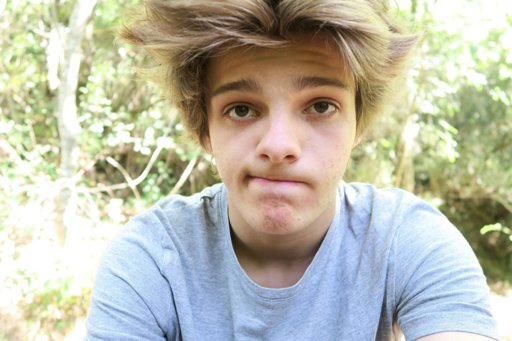
#> input picture reconn/image.png, 512 x 341 px, found by its file name
$ python 'Reconnaissance de visage image.py'
#> lines starting #> are read from the running program, lines starting #| are printed output that depends on the picture; after the words box and inside, x2 and y2 are one past the last pixel; in counts of white or black regions, pixels touching at a corner belong together
import cv2
#       Fichier reconnaissance   #
imagePath = "image.png"
cascadeClassifierPath = "haarcascade_frontalface_alt.xml"
#       Reconnaissance de visage         #
cascadeClassifier = cv2.CascadeClassifier(cascadeClassifierPath)
image = cv2.imread(imagePath)
#> image is the input picture: shape (341, 512, 3); mean B, G, R 171.3, 187.4, 187.7
grayImage = cv2.cvtColor(image,cv2.COLOR_BGR2GRAY)
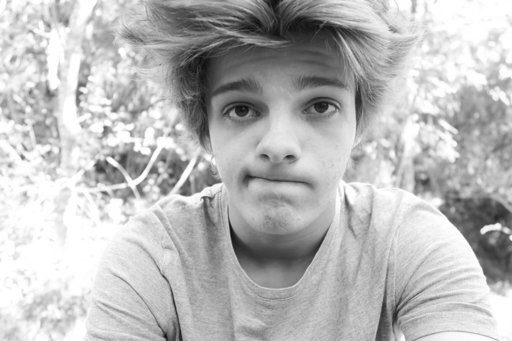
#> grayImage: shape (341, 512); min 13, max 255, mean 185.7
detectedFaces = cascadeClassifier.detectMultiScale(grayImage)
#> detectedFaces = [[181, 36, 198, 198]]

for(x,y,width,height) in detectedFaces:
    cv2.rectangle(image, (x, y), (x+width, y+height), (0,255,0), 2)
#> this loop made 1 pass
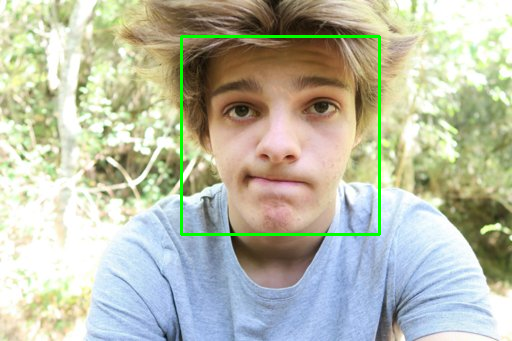
#> image: shape (341, 512, 3); 1.36% of pixels changed, all inside (x1, y1, x2, y2) = (180, 35, 381, 236)
#        Création de l'image       #
cv2.imwrite('al.png',image)
#        Désolé je me retrouve pas sans commentaire (felicien)       #
